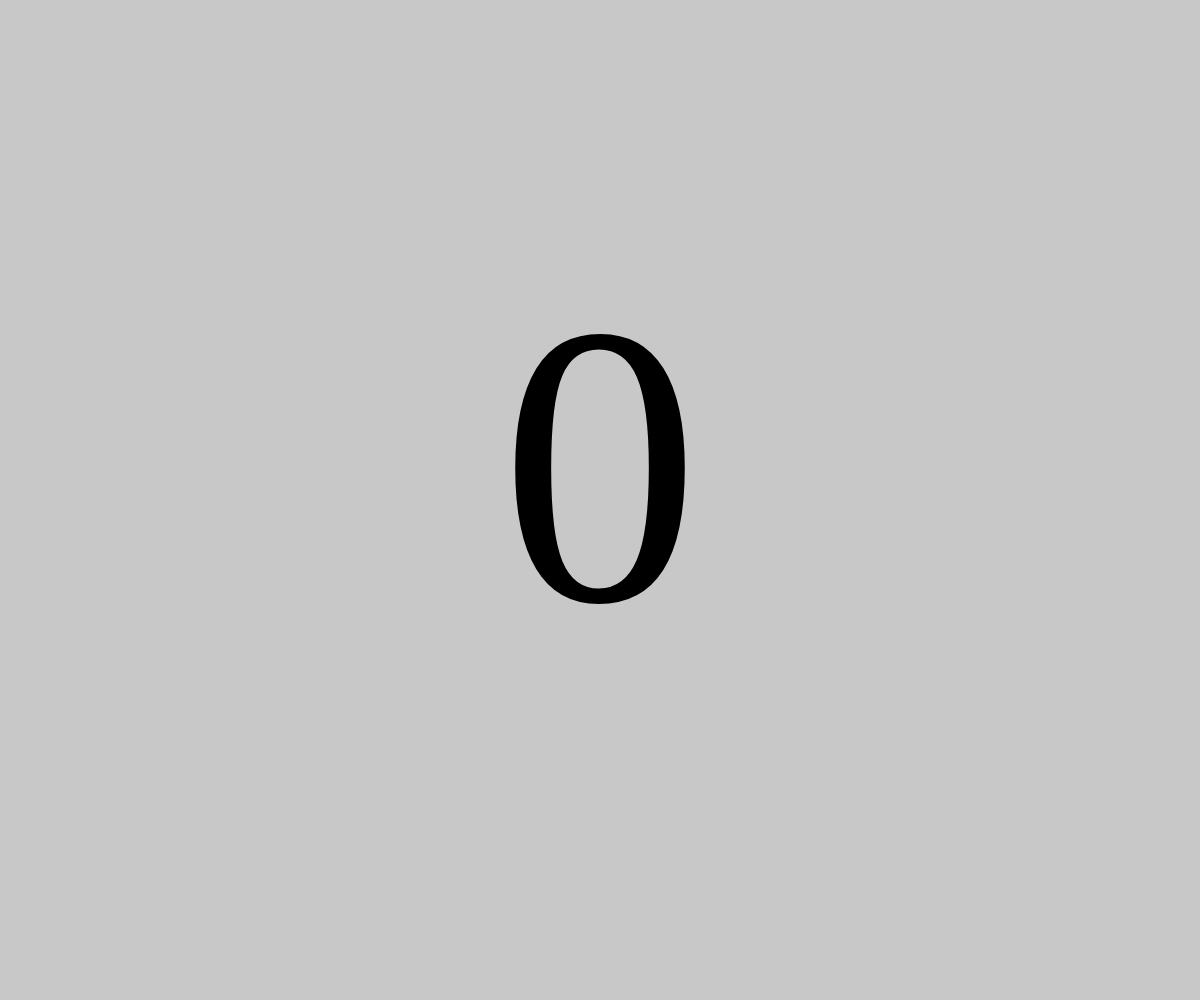
Frame 1 (no input)
Frame 60 (no input): identical to frame 1, image omitted
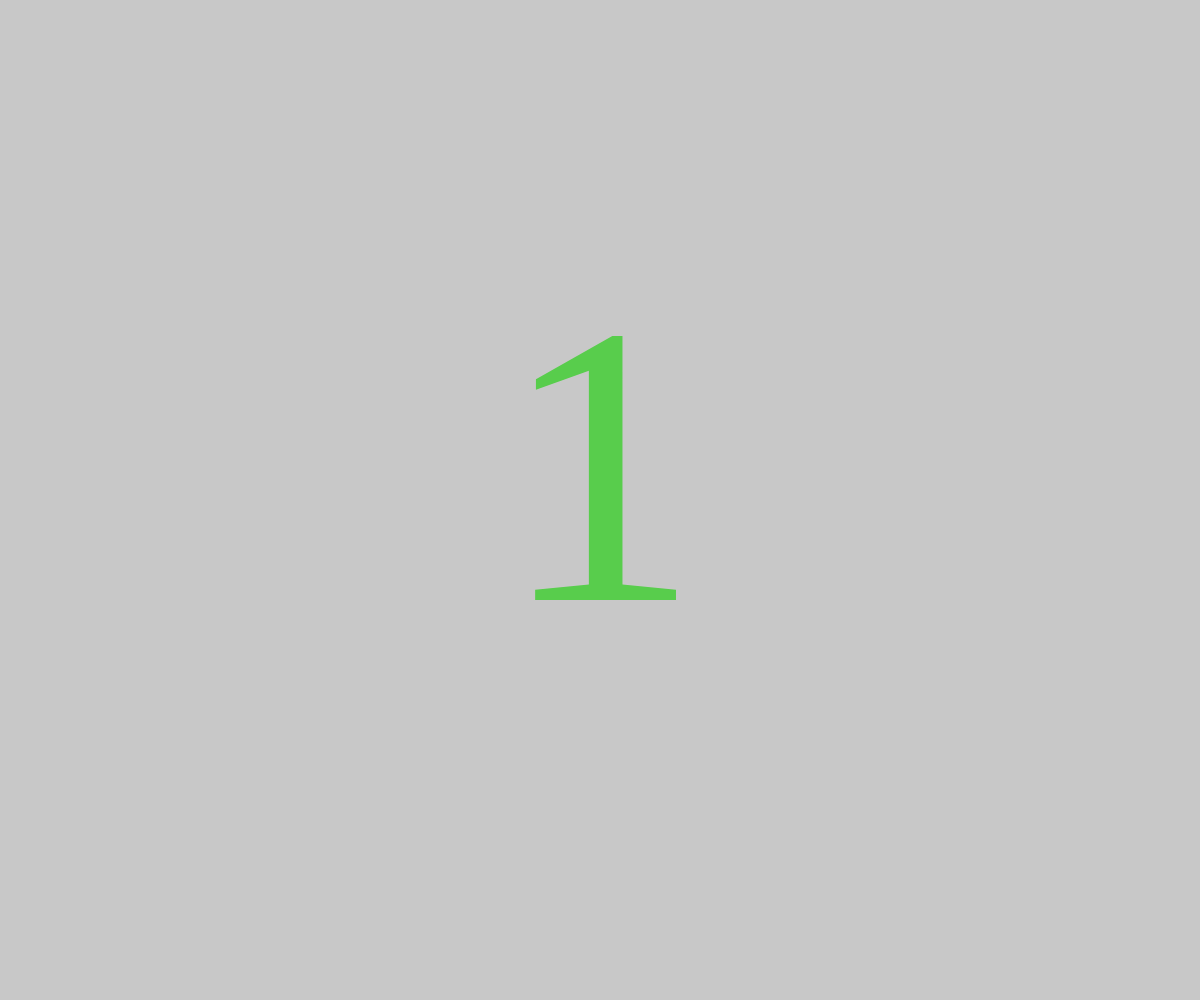
Frame 120 (the mouse pressed at the canvas centre since frame 60)

The p5.js sketch that drew these frames (run headless with seeded random() and noise() and a simulated clock; from frame 60 on, the mouse is pressed at the canvas centre):

// p5.js sketch
// ── sketch.js
let counter = 0;
let coin;
let farbe;
function setup() {
  let blubd = createCanvas(innerWidth, innerHeight);
	textSize(width/3);
	farbe = color(random(255),random(255),random(255));
	textFont("Comic Sans MS");
  
   //true fullscreen! canvas only
  blubd.canvas.style.display = 'block';
}



function windowResized() {
  resizeCanvas(innerWidth, innerHeight);
}

function draw() {
  background(200);
	push();
	fill(255,0,0);
	textSize(30);
	//text("Sven's kleiner Zähler",width/2-textWidth("Sven's kleiner Zähler")/2,35);
	pop();
	coin = counter.toString();
	text(counter,width/2-textWidth(coin)/2,height/2+textSize()/4);
}

function mousePressed() {
  if (mouseButton === RIGHT) {
		counter--;
		caller();
	}
	if (mouseButton === LEFT) {
		counter++;
		caller();
	}
}

function caller() {
	
	fill(farbe = color(random(255),random(255),random(255)));
	
}
